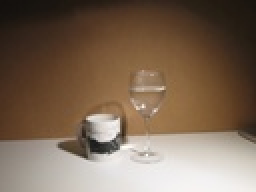
%> input picture computational_photography/color mixing/images/IMG_2023.JPG, 128 x 96 px, shrunk from 2272 x 1704 before the run (shown 2 times larger)
$ octave main_loop_advanced.m   (GNU Octave 9; MATLAB toolbox functions it lacks are replaced by stand-ins)
%> lines starting %> are read from the running program, lines starting %| are printed output that depends on the picture
### computational_photography/color mixing/matlab_code/split.m
function [I1,I2,I3] = split(A1)

dimensions =  size(A1) ;
m = dimensions(1)
n = dimensions(2)
c = dimensions(3)


I1 = zeros(m,n,c);
I2 = zeros(m,n,c);
I3 = zeros(m,n,c);

for i = 1:m,
    for j=1:n,
        I1(i,j,1) = A1(i,j,1);
        I2(i,j,2) = A1(i,j,2);
        I3(i,j,3) = A1(i,j,3);
    end
end

end

### computational_photography/color mixing/advanced_extension.m
function [I] = advanced_extension(I1,I2,I3,functor)

% Function to model the rgb as a 3 x 3 matrix with variuos operations applied to it %

dimensions =  size(I1);
m = dimensions(1);
n = dimensions(2);
c = dimensions(3);

I = zeros(m,n,c);

for i = 1:m,
    if (mod(i,10)==0),
      fprintf('.')
    end
    for j=1:n,
      I(i,j,:) = abs(functor(squeeze(I1(i,j,:)),squeeze(I2(i,j,:)),squeeze(I3(i,j,:))));
  end
end

### computational_photography/color mixing/matlab_code/extension.m
function [I] = extension(I1,I2,I3,functor)

dimensions =  size(I1) ;
m = dimensions(1);
n = dimensions(2);
c = dimensions(3);

I = zeros(m,n,c);

for i = 1:m,
    for j=1:n,
      I(i,j,1) = functor([I1(i,j,1),I2(i,j,2),I3(i,j,3)],1);
      I(i,j,2) = functor([I1(i,j,1),I2(i,j,2),I3(i,j,3)],2);
      I(i,j,3) = functor([I1(i,j,1),I2(i,j,2),I3(i,j,3)],3);
  end
end

### computational_photography/color mixing/main_loop_advanced.m
% Advanced Program to model addition color channels of light sources as a matrix operations %

image1 = 'IMG_2023.JPG';
image2 = 'IMG_2024.JPG';
image3 = 'IMG_2025.JPG';

A1 = imread(image1);
%> A1 is the input picture: size 96x128x3 uint8; mean R, G, B 125.7, 105.4, 87.1
A1 = im2double(A1);
%> A1: size 96x128x3 double
%A1 = imresize(A1,4);

A2 = imread(image2);
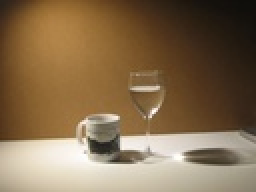
%> input picture computational_photography/color mixing/images/IMG_2024.JPG, 128 x 96 px, shrunk from 2272 x 1704 before the run (shown 2 times larger)
%> A2 is the input picture: size 96x128x3 uint8; mean R, G, B 133.6, 109.7, 79.5
A2 = im2double(A2);
%> A2: size 96x128x3 double
%A2 = imresize(A2,4);

A3 = imread(image3);
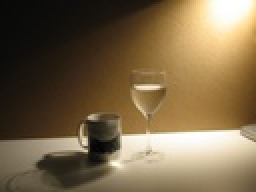
%> input picture computational_photography/color mixing/images/IMG_2025.JPG, 128 x 96 px, shrunk from 2272 x 1704 before the run (shown 2 times larger)
%> A3 is the input picture: size 96x128x3 uint8; mean R, G, B 121.6, 102.4, 72.9
A3 = im2double(A3);
%> A3: size 96x128x3 double
%A3 = imresize(A3,4);

[I1,I2,I3] = split(A1);
[I4,I5,I6] = split(A2);
[I7,I8,I9] = split(A3);
%> after the loop in split (call 3), `for i = 1:m,`:
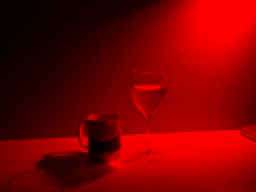
%> I1: size 96x128x3 double (shown 2 times larger); mean R, G, B 0.477, 0, 0
%> after the loop in split (call 3), `for i = 1:m,`:
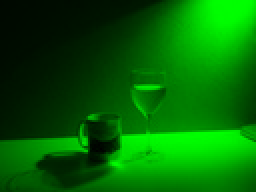
%> I2: size 96x128x3 double (shown 2 times larger); mean R, G, B 0, 0.401, 0
%> after the loop in split (call 3), `for i = 1:m,`:
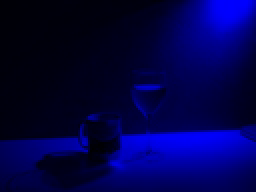
%> I3: size 96x128x3 double (shown 2 times larger); mean R, G, B 0, 0, 0.286

FMAT1=@(A)((A*A+2*A+eye(3,3))*[1;1;1])
FMAT2=@(A)((A*A-2*A+eye(3,3))*[1;1;1])
FMAT3=@(A)((A*A*A-3*A*A+3*A-eye(3,3))*[1;1;1])
F1=@(a1,a2,a3)([a1,a2,a3]*[1;1;1]);
F2=@(a1,a2,a3)([a1,a2,a3]*[[0;0.33;0],[0.33;0;0.33],[0;0.33;0]]*[1;1;1]);
F3=@(a1,a2,a3)(FMAT1([a1,a2,a3]))
F4=@(a1,a2,a3)(FMAT2([a1,a2,a3]))
F5=@(a1,a2,a3)(FMAT3([a1,a2,a3]))
F6=@(a,d)( a(d)^2/(a(1)^2+a(2)^2+a(3)^2+0.000001) ); % Use this to normalize %


%[A] = advanced_extension(I1,I5,I9,F1);
%imshow(A);
%imwrite(A,'advanced_result1.png','png');

[A] = advanced_extension(I1,I5,I9,F2);
imshow(A);
imwrite(A,'advanced_result2_1.png','png');

[A] = advanced_extension(A1,A2,A3,F2);
[A] = extension(A,A,A,F6);
imshow(A);
imwrite(A,'advanced_result2_2.png','png');

[A] = advanced_extension(I1,I5,I9,F3);
[A] = extension(A,A,A,F6);
imshow(A);
imwrite(A,'advanced_result3_1.png','png');

[A] = advanced_extension(A1,A2,A3,F3);
[A] = extension(A,A,A,F6);
imshow(A);
imwrite(A,'advanced_result3_2.png','png');

[A] = advanced_extension(I1,I5,I9,F4);
[A] = extension(A,A,A,F6);
imshow(A);
imwrite(A,'advanced_result4_1.png','png');

[A] = advanced_extension(A1,A2,A3,F4);
[A] = extension(A,A,A,F6);
imshow(A);
imwrite(A,'advanced_result4_2.png','png');

[A] = advanced_extension(I1,I5,I9,F5);
[A] = extension(A,A,A,F6);
imshow(A);
imwrite(A,'advanced_result5_1.png','png');

[A] = advanced_extension(A1,A2,A3,F5);
%> after the loop in advanced_extension (call 8), `for i = 1:m,`:
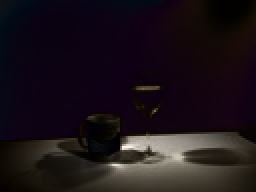
%> I: size 96x128x3 double (shown 2 times larger); mean R, G, B 0.7, 0.487, 0.632; drawn with min black and max white
[A] = extension(A,A,A,F6);
%> after the loop in extension (call 7), `for i = 1:m,`:
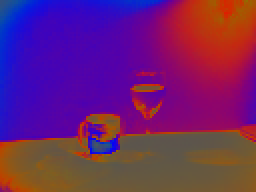
%> I: size 96x128x3 double (shown 2 times larger); mean R, G, B 0.428, 0.14, 0.431
imshow(A);
imwrite(A,'advanced_result5_2.png','png');
